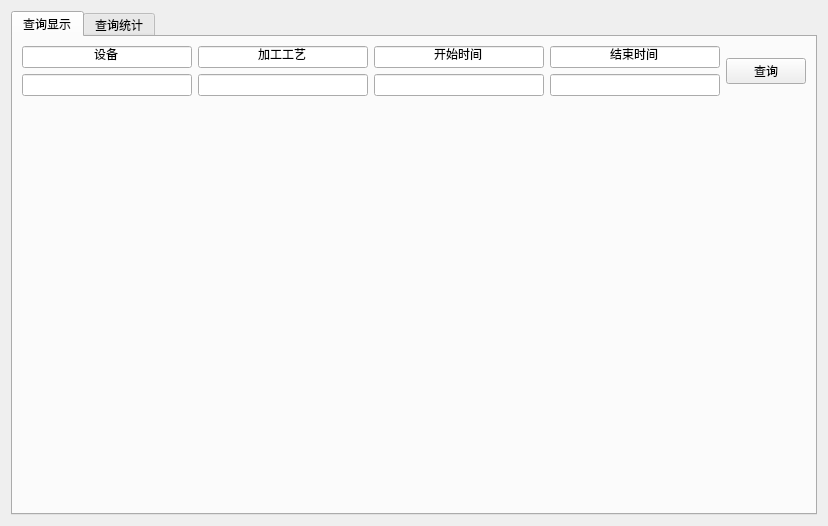
<?xml version="1.0" encoding="UTF-8"?>
<ui version="4.0">
 <class>workshopWidget</class>
 <widget class="QWidget" name="workshopWidget">
  <property name="geometry">
   <rect>
    <x>0</x>
    <y>0</y>
    <width>828</width>
    <height>523</height>
   </rect>
  </property>
  <property name="windowTitle">
   <string>workshopWidget</string>
  </property>
  <layout class="QGridLayout" name="gridLayout_5">
   <item row="0" column="0">
    <widget class="QTabWidget" name="tabWidget">
     <property name="currentIndex">
      <number>0</number>
     </property>
     <widget class="QWidget" name="tab">
      <attribute name="title">
       <string>查询显示</string>
      </attribute>
      <layout class="QVBoxLayout" name="verticalLayout">
       <item>
        <layout class="QHBoxLayout" name="horizontalLayout">
         <item>
          <layout class="QGridLayout" name="gridLayout">
           <item row="0" column="0">
            <widget class="QLineEdit" name="lineEdit_5">
             <property name="text">
              <string>设备</string>
             </property>
             <property name="alignment">
              <set>Qt::AlignCenter</set>
             </property>
             <property name="cursorMoveStyle">
              <enum>Qt::LogicalMoveStyle</enum>
             </property>
            </widget>
           </item>
           <item row="0" column="1">
            <widget class="QLineEdit" name="lineEdit_6">
             <property name="text">
              <string>加工工艺</string>
             </property>
             <property name="alignment">
              <set>Qt::AlignCenter</set>
             </property>
            </widget>
           </item>
           <item row="0" column="2">
            <widget class="QLineEdit" name="lineEdit_7">
             <property name="text">
              <string>开始时间</string>
             </property>
             <property name="alignment">
              <set>Qt::AlignCenter</set>
             </property>
            </widget>
           </item>
           <item row="0" column="3">
            <widget class="QLineEdit" name="lineEdit_8">
             <property name="text">
              <string>结束时间</string>
             </property>
             <property name="alignment">
              <set>Qt::AlignCenter</set>
             </property>
            </widget>
           </item>
           <item row="1" column="0">
            <widget class="QLineEdit" name="idShow"/>
           </item>
           <item row="1" column="1">
            <widget class="QLineEdit" name="craft">
             <property name="text">
              <string/>
             </property>
            </widget>
           </item>
           <item row="1" column="2">
            <widget class="QLineEdit" name="ptsShow"/>
           </item>
           <item row="1" column="3">
            <widget class="QLineEdit" name="tsShow"/>
           </item>
          </layout>
         </item>
         <item>
          <widget class="QPushButton" name="queryShow">
           <property name="text">
            <string>查询</string>
           </property>
          </widget>
         </item>
        </layout>
       </item>
       <item>
        <widget class="QWidget" name="widget" native="true">
         <property name="minimumSize">
          <size>
           <width>0</width>
           <height>400</height>
          </size>
         </property>
        </widget>
       </item>
      </layout>
     </widget>
     <widget class="QWidget" name="tab_2">
      <attribute name="title">
       <string>查询统计</string>
      </attribute>
      <layout class="QGridLayout" name="gridLayout_4">
       <item row="0" column="1">
        <spacer name="verticalSpacer">
         <property name="orientation">
          <enum>Qt::Vertical</enum>
         </property>
         <property name="sizeHint" stdset="0">
          <size>
           <width>20</width>
           <height>136</height>
          </size>
         </property>
        </spacer>
       </item>
       <item row="1" column="0">
        <spacer name="horizontalSpacer">
         <property name="orientation">
          <enum>Qt::Horizontal</enum>
         </property>
         <property name="sizeHint" stdset="0">
          <size>
           <width>68</width>
           <height>20</height>
          </size>
         </property>
        </spacer>
       </item>
       <item row="1" column="1">
        <layout class="QVBoxLayout" name="verticalLayout_3">
         <item>
          <layout class="QHBoxLayout" name="horizontalLayout_2">
           <item>
            <layout class="QGridLayout" name="gridLayout_2">
             <item row="0" column="0">
              <widget class="QLineEdit" name="lineEdit_9">
               <property name="text">
                <string>设备</string>
               </property>
               <property name="alignment">
                <set>Qt::AlignCenter</set>
               </property>
              </widget>
             </item>
             <item row="0" column="1">
              <widget class="QLineEdit" name="lineEdit_11">
               <property name="text">
                <string>开始日期</string>
               </property>
               <property name="alignment">
                <set>Qt::AlignCenter</set>
               </property>
              </widget>
             </item>
             <item row="0" column="2">
              <widget class="QLineEdit" name="lineEdit_13">
               <property name="text">
                <string>结束日期</string>
               </property>
               <property name="alignment">
                <set>Qt::AlignCenter</set>
               </property>
              </widget>
             </item>
             <item row="1" column="0">
              <widget class="QLineEdit" name="idCount">
               <property name="alignment">
                <set>Qt::AlignCenter</set>
               </property>
              </widget>
             </item>
             <item row="1" column="1">
              <widget class="QLineEdit" name="ptsCount">
               <property name="alignment">
                <set>Qt::AlignCenter</set>
               </property>
              </widget>
             </item>
             <item row="1" column="2">
              <widget class="QLineEdit" name="tsCount">
               <property name="alignment">
                <set>Qt::AlignCenter</set>
               </property>
              </widget>
             </item>
            </layout>
           </item>
           <item>
            <widget class="QPushButton" name="queryCount">
             <property name="text">
              <string>查询</string>
             </property>
            </widget>
           </item>
          </layout>
         </item>
         <item>
          <widget class="QGroupBox" name="groupBox">
           <property name="title">
            <string>GroupBox</string>
           </property>
           <layout class="QVBoxLayout" name="verticalLayout_2">
            <item>
             <layout class="QHBoxLayout" name="horizontalLayout_4">
              <item>
               <widget class="QLabel" name="label">
                <property name="text">
                 <string>加工数量: </string>
                </property>
               </widget>
              </item>
              <item>
               <widget class="QLineEdit" name="counts">
                <property name="text">
                 <string/>
                </property>
               </widget>
              </item>
              <item>
               <spacer name="horizontalSpacer_3">
                <property name="orientation">
                 <enum>Qt::Horizontal</enum>
                </property>
                <property name="sizeHint" stdset="0">
                 <size>
                  <width>40</width>
                  <height>20</height>
                 </size>
                </property>
               </spacer>
              </item>
             </layout>
            </item>
            <item>
             <layout class="QHBoxLayout" name="horizontalLayout_3">
              <item>
               <widget class="QLabel" name="label_2">
                <property name="text">
                 <string>三态统计: </string>
                </property>
               </widget>
              </item>
              <item>
               <layout class="QGridLayout" name="gridLayout_3">
                <item row="0" column="0">
                 <widget class="QLabel" name="label_3">
                  <property name="text">
                   <string>关机时间:</string>
                  </property>
                 </widget>
                </item>
                <item row="0" column="1">
                 <widget class="QLabel" name="label_4">
                  <property name="text">
                   <string>空闲时间:</string>
                  </property>
                 </widget>
                </item>
                <item row="0" column="2">
                 <widget class="QLabel" name="label_5">
                  <property name="text">
                   <string>工作时间:</string>
                  </property>
                 </widget>
                </item>
                <item row="1" column="0">
                 <widget class="QLineEdit" name="close"/>
                </item>
                <item row="1" column="1">
                 <widget class="QLineEdit" name="free"/>
                </item>
                <item row="1" column="2">
                 <widget class="QLineEdit" name="working"/>
                </item>
               </layout>
              </item>
             </layout>
            </item>
           </layout>
          </widget>
         </item>
        </layout>
       </item>
       <item row="1" column="2">
        <spacer name="horizontalSpacer_2">
         <property name="orientation">
          <enum>Qt::Horizontal</enum>
         </property>
         <property name="sizeHint" stdset="0">
          <size>
           <width>67</width>
           <height>20</height>
          </size>
         </property>
        </spacer>
       </item>
       <item row="2" column="1">
        <spacer name="verticalSpacer_2">
         <property name="orientation">
          <enum>Qt::Vertical</enum>
         </property>
         <property name="sizeHint" stdset="0">
          <size>
           <width>20</width>
           <height>135</height>
          </size>
         </property>
        </spacer>
       </item>
      </layout>
     </widget>
    </widget>
   </item>
  </layout>
 </widget>
 <resources/>
 <connections/>
</ui>
